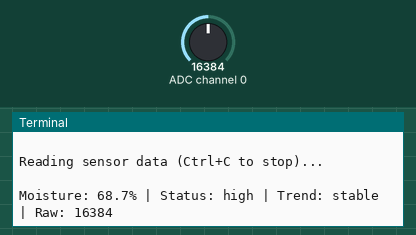
The program below on a simulated Raspberry Pi (BCM pin numbers). On the bench: the last lines printed to the terminal. The test bench sets the inputs (shaded band); at power-on: ADC channel 0 = 16384 (analog values on the 0–32767 scale). The clock reads 2024-03-15 10:24:30 at power-on unless the program sets it.

Above: at 1.2 s.
1.3 s: ADC channel 0 set to 22936
At 4.0 s:
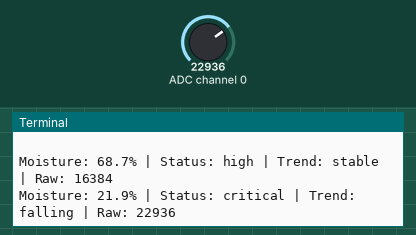
4.3 s: ADC channel 0 set to 21992
At 6.3 s:
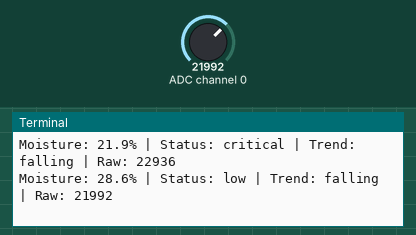

The program:

soil_moisture.py
```python
"""
SmartGrow - Soil Moisture Sensor Module
Capacitive soil moisture sensor via ADS1115 ADC (I2C)
Infomatrix Ukraine 2026
"""

import time
import board
import busio
import adafruit_ads1x15.ads1115 as ADS
from adafruit_ads1x15.analog_in import AnalogIn
from typing import Tuple, Optional
import numpy as np


class SoilMoistureSensor:
    """
    Capacitive Soil Moisture Sensor connected via ADS1115 ADC.

    The ADS1115 is a 16-bit ADC with I2C interface.
    Capacitive sensors output analog voltage proportional to moisture.
    """

    def __init__(
        self,
        channel: int = 0,
        i2c_address: int = 0x48,
        dry_value: int = 26000,
        wet_value: int = 12000
    ):
        """
        Initialize the soil moisture sensor.

        Args:
            channel: ADC channel (0-3 for ADS1115)
            i2c_address: I2C address of ADS1115
            dry_value: ADC reading when soil is completely dry
            wet_value: ADC reading when soil is saturated
        """
        self.channel = channel
        self.dry_value = dry_value
        self.wet_value = wet_value
        self.i2c_address = i2c_address

        # Initialize I2C and ADC
        self.i2c = busio.I2C(board.SCL, board.SDA)
        self.ads = ADS.ADS1115(self.i2c, address=i2c_address)

        # Create analog input channel
        self._channels = {
            0: ADS.P0,
            1: ADS.P1,
            2: ADS.P2,
            3: ADS.P3
        }
        self.chan = AnalogIn(self.ads, self._channels[channel])

        # Calibration data
        self._calibration_samples = []
        self._last_reading = None
        self._reading_history = []

    def read_raw(self) -> int:
        """Read raw ADC value (16-bit)."""
        return self.chan.value

    def read_voltage(self) -> float:
        """Read voltage from ADC."""
        return self.chan.voltage

    def read_percentage(self) -> float:
        """
        Convert raw ADC value to moisture percentage.

        Returns:
            Moisture percentage (0-100%)
        """
        raw = self.read_raw()

        # Linear interpolation between dry and wet values
        # Note: capacitive sensors have LOWER values when WET
        percentage = ((self.dry_value - raw) /
                      (self.dry_value - self.wet_value)) * 100

        # Clamp to 0-100 range
        percentage = max(0, min(100, percentage))

        self._last_reading = percentage
        self._reading_history.append({
            'timestamp': time.time(),
            'percentage': percentage,
            'raw': raw
        })

        # Keep only last 1000 readings in memory
        if len(self._reading_history) > 1000:
            self._reading_history = self._reading_history[-1000:]

        return round(percentage, 1)

    def read_averaged(self, samples: int = 10, delay_ms: int = 50) -> float:
        """
        Read averaged moisture percentage for more stable readings.

        Args:
            samples: Number of samples to average
            delay_ms: Delay between samples in milliseconds

        Returns:
            Averaged moisture percentage
        """
        readings = []
        for _ in range(samples):
            readings.append(self.read_percentage())
            time.sleep(delay_ms / 1000)

        # Remove outliers using IQR method
        arr = np.array(readings)
        q1 = np.percentile(arr, 25)
        q3 = np.percentile(arr, 75)
        iqr = q3 - q1
        lower = q1 - 1.5 * iqr
        upper = q3 + 1.5 * iqr
        filtered = arr[(arr >= lower) & (arr <= upper)]

        return round(np.mean(filtered), 1) if len(filtered) > 0 else round(np.mean(arr), 1)

    def get_status(self) -> str:
        """
        Get human-readable moisture status.

        Returns:
            Status string: 'critical', 'low', 'optimal', 'high'
        """
        moisture = self._last_reading or self.read_percentage()

        if moisture < 25:
            return 'critical'
        elif moisture < 35:
            return 'low'
        elif moisture <= 65:
            return 'optimal'
        else:
            return 'high'

    def calibrate_dry(self, samples: int = 50) -> int:
        """
        Calibrate dry soil value.
        Place sensor in dry soil/air and call this method.

        Returns:
            New dry calibration value
        """
        print("Calibrating DRY value... Keep sensor in dry soil/air")
        readings = []
        for i in range(samples):
            readings.append(self.read_raw())
            time.sleep(0.1)
            print(f"Sample {i+1}/{samples}: {readings[-1]}")

        self.dry_value = int(np.mean(readings))
        print(f"New DRY value: {self.dry_value}")
        return self.dry_value

    def calibrate_wet(self, samples: int = 50) -> int:
        """
        Calibrate wet soil value.
        Place sensor in saturated soil/water and call this method.

        Returns:
            New wet calibration value
        """
        print("Calibrating WET value... Place sensor in wet soil/water")
        readings = []
        for i in range(samples):
            readings.append(self.read_raw())
            time.sleep(0.1)
            print(f"Sample {i+1}/{samples}: {readings[-1]}")

        self.wet_value = int(np.mean(readings))
        print(f"New WET value: {self.wet_value}")
        return self.wet_value

    def get_trend(self, window_minutes: int = 30) -> str:
        """
        Analyze moisture trend over recent readings.

        Args:
            window_minutes: Time window for trend analysis

        Returns:
            'rising', 'falling', 'stable'
        """
        if len(self._reading_history) < 10:
            return 'stable'

        cutoff = time.time() - (window_minutes * 60)
        recent = [r for r in self._reading_history if r['timestamp'] > cutoff]

        if len(recent) < 5:
            return 'stable'

        # Calculate linear regression slope
        x = np.array([r['timestamp'] for r in recent])
        y = np.array([r['percentage'] for r in recent])

        # Normalize x to prevent numerical issues
        x_norm = x - x.min()

        slope = np.polyfit(x_norm, y, 1)[0]

        # Convert slope to percentage per hour
        slope_per_hour = slope * 3600

        if slope_per_hour > 2:
            return 'rising'
        elif slope_per_hour < -2:
            return 'falling'
        else:
            return 'stable'

    def get_full_reading(self) -> dict:
        """
        Get complete sensor reading with all metadata.

        Returns:
            Dictionary with all sensor data
        """
        percentage = self.read_averaged()

        return {
            'percentage': percentage,
            'raw': self.read_raw(),
            'voltage': round(self.read_voltage(), 3),
            'status': self.get_status(),
            'trend': self.get_trend(),
            'timestamp': time.time(),
            'unit': '%'
        }


# Standalone testing
if __name__ == "__main__":
    print("SmartGrow - Soil Moisture Sensor Test")
    print("=" * 40)

    try:
        sensor = SoilMoistureSensor(
            channel=0,
            dry_value=26000,
            wet_value=12000
        )

        print("Sensor initialized successfully!")
        print("\nReading sensor data (Ctrl+C to stop)...\n")

        while True:
            reading = sensor.get_full_reading()
            print(f"Moisture: {reading['percentage']}% | "
                  f"Status: {reading['status']} | "
                  f"Trend: {reading['trend']} | "
                  f"Raw: {reading['raw']}")
            time.sleep(2)

    except KeyboardInterrupt:
        print("\nTest stopped.")
    except Exception as e:
        print(f"Error: {e}")
        print("Make sure ADS1115 is connected properly via I2C")
```

Measured:
- the behaviour switches between 22504 and 22496 on ADC channel 0 (found by bisection; images 1 and 2)
- after the input at 1.3 s, the terminal: prints a new line after 1.9 s (image 1)
- after the input at 4.3 s, the terminal: prints a new line after 1.5 s (image 2)
